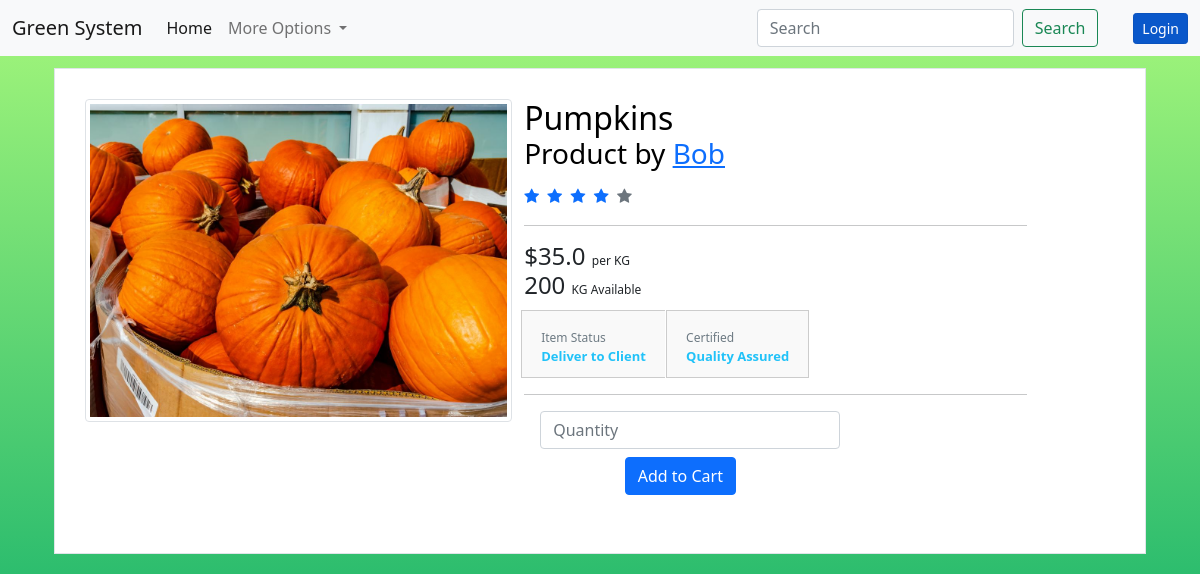
Page /item_details/1 on the earlier database version.
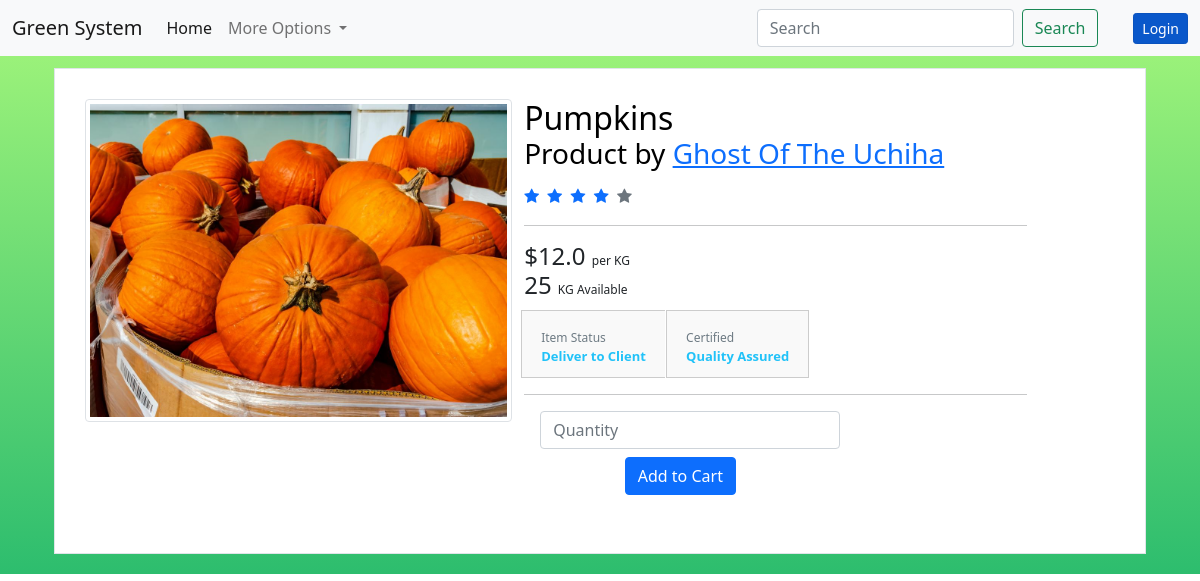
Same page on the later database version.
### main.py (models this page shows, shortened)
class User(db.Model,UserMixin):
    id=db.Column(db.Integer,primary_key=True)
    username=db.Column(db.String,unique=True,nullable=False)
    pfp=db.Column(db.String,nullable=False)
    email=db.Column(db.String,unique=True,nullable=False)
    phone_number=db.Column(db.Integer,unique=True)
    password=db.Column(db.String,nullable=False)
    longtitude=db.Column(db.Numeric,nullable=False)
    latitude=db.Column(db.Numeric,nullable=False)
    items=db.relationship('Item',backref='user')
    cart=db.relationship('Cart',backref='user')

class Item(db.Model):
    id=db.Column(db.Integer,primary_key=True)
    user_id=db.Column(db.Integer,db.ForeignKey('user.id'))
    name=db.Column(db.String,nullable=False)
    image=db.Column(db.String,nullable=False)
    quantity=db.Column(db.Integer,nullable=False)
    price=db.Column(db.Float,nullable=False)
    delivery=db.Column(db.String,nullable=False)

### main.py (the view)
@app.route('/item_details/<int:id>',methods=['GET'])
def item_details(id):
    item=Item.query.get(id)
    return render_template('item_details.html',item=item)

### templates/item_details.html (shortened to what this page needs)
{% extends 'layout.html' %}
{% block content%}
<link href="https://maxcdn.bootstrapcdn.com/font-awesome/4.3.0/css/font-awesome.min.css" rel="stylesheet" />
<div class="container">
    <div class="product-content product-wrap clearfix product-deatil">
        <div class="row">
            <div class="col-md-5 col-sm-12 col-xs-12">
                <div class="product-image">
                    <div id="myCarousel-2" class="carousel slide">
                        <div class="carousel-inner">
                            <div class="item">
                                <img src="/static/item_images/{{item.image}}" class="mx-auto img-thumbnail" alt="{{item.name}}" />
                            </div>
                        </div>
                    </div>
                </div>
            </div>
            <div class="col-md-6 col-md-offset-1 col-sm-12 col-xs-12">
                <h2 class="name">
                    {{item.name}}
                    <small>Product by <a href="/get_user_items/{{item.user.id}}">{{item.user.username}}</a></small>
                    <i class="fa fa-star fa-2x text-primary"></i>
                    <i class="fa fa-star fa-2x text-primary"></i>
                    <i class="fa fa-star fa-2x text-primary"></i>
                    <i class="fa fa-star fa-2x text-primary"></i>
                    <i class="fa fa-star fa-2x text-muted"></i>
                </h2>
                <hr />
                <h3 class="price-container">
                    ${{item.price}}
                    <small>per KG</small>
                </h3>
                <h3 class="price-container">
                    {{item.quantity}}
                    <small>KG Available</small>
                </h3>
                <div class="certified">
                    <ul>
                        <li>
                            <a href="javascript:void(0);">Item Status<span>{{item.delivery}}</span></a>
                        </li>
                        <li>
                            <a href="javascript:void(0);">Certified<span>Quality Assured</span></a>
                        </li>
                    </ul>
                </div>
                <hr />
                <form class="form-inline"  method="POST" action="/add_to_cart/{{item.id}}">
                    <div class="form-group mx-sm-3 mb-2">
                      <input type="number" style="width: 300px;" min="1" max="{{item.quantity}}" class="form-control" id="quantity" name="quantity" placeholder="Quantity">
                    </div>
                    <div style="margin-left: 20%;">
                    <button type="submit" class="btn btn-primary mb-2">Add to Cart</button>
                    </div>
                </form>
                </div>
            </div>
        </div>
    </div>
</div>
{%endblock%}

Differences in the rows shown:
changed Item "Pumpkins": price "35.0" → "12.0"; quantity "200" → "25"
changed User: user.username "Bob" → "Ghost Of The Uchiha"
